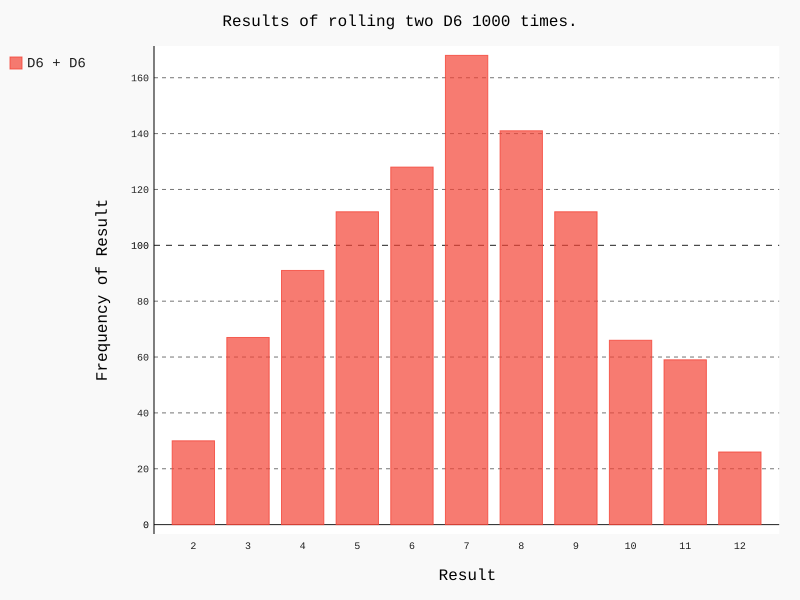

The Python source for this figure:
import pygal

from die import Die

# 创建两个D6骰子
die_1 = Die()
die_2 = Die()

# 投掷几次骰子，并将结果存储在一个列表中
results = []
for roll_num in range(1000):
    result = die_1.roll() + die_2.roll()
    results.append(result)

# 分析结果
frequencies = []
max_result = die_1.num_sides + die_2.num_sides
for value in range(2, max_result+1):
    frequency = results.count(value)
    frequencies.append(frequency)

# 对结果进行可视化
hist = pygal.Bar()
hist.title = 'Results of rolling two D6 1000 times.'
hist.x_labels = ['2', '3', '4', '5', '6', '7', '8', '9', '10', '11', '12']
hist.x_title = 'Result'
hist.y_title = 'Frequency of Result'

hist.add('D6 + D6', frequencies)
hist.render_to_file('dice_visual.svg')
